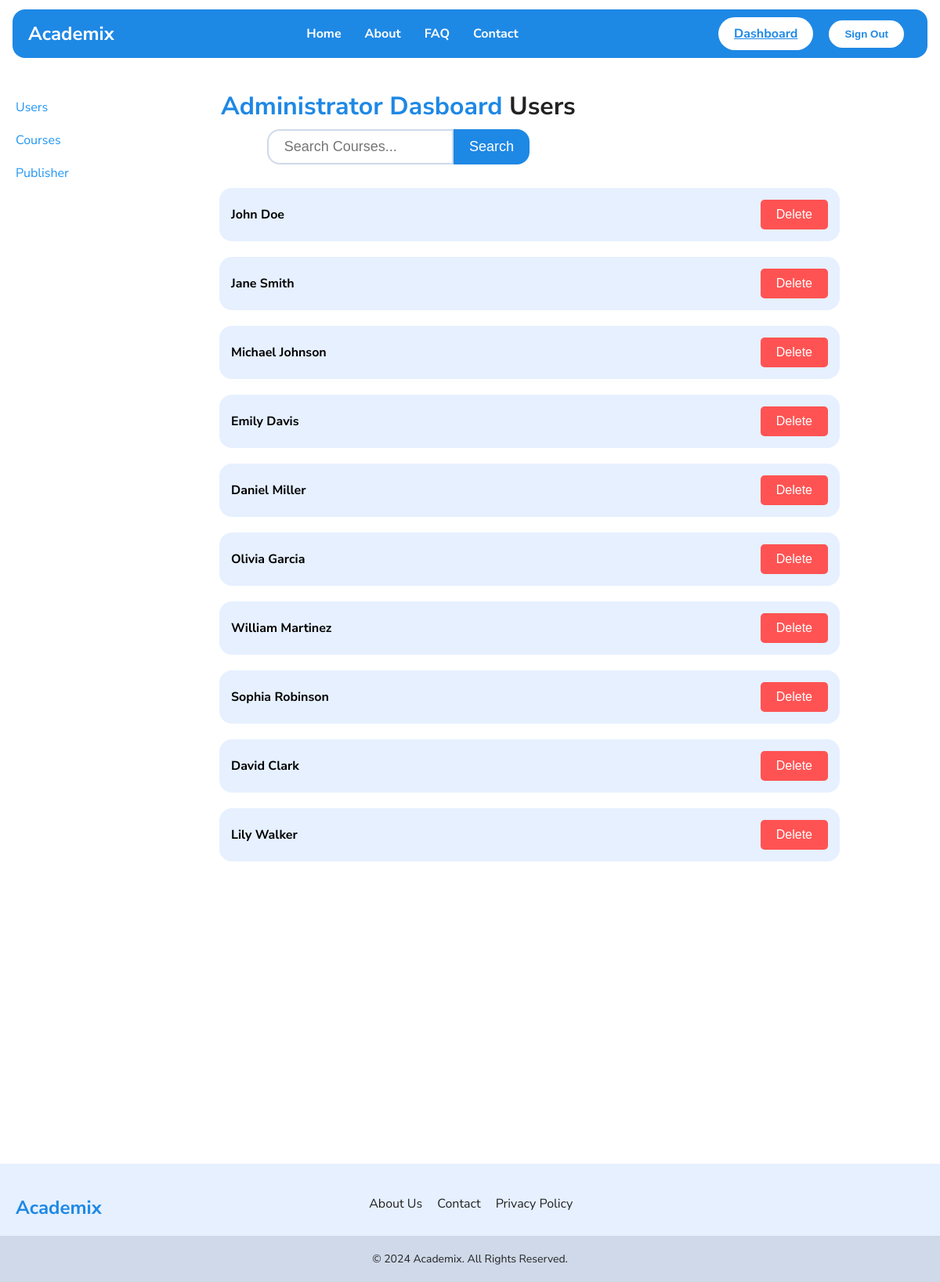
Page /admin/users (signed in) on the committed database.
### tables this page shows
CREATE TABLE users (
    user_id INT AUTO_INCREMENT,
    first_name VARCHAR(50),
    last_name VARCHAR(50),
    contact_no VARCHAR(15),
    date_of_birth DATE,
    highest_qualification VARCHAR(100),
    password VARCHAR(255),
    email VARCHAR(100),
    age INT,
    CONSTRAINT pk_user PRIMARY KEY (user_id)
);

### admin/users/index.php (the view, shortened to what this page needs)
<!DOCTYPE html>
<head>
    <?php
    include "../../utils/db.php";
    $search_query = isset($_GET['search']) ? $conn->real_escape_string($_GET['search']) : '';
    if (!empty($search_query)) {
        $sql = "SELECT * FROM users
        WHERE first_name LIKE '%$search_query%'
        OR last_name LIKE '%$search_query%'
        OR email LIKE '%$search_query%'";
    } else {
        $sql = "SELECT * FROM users";
    }
    $result = $conn->query($sql);
    ?>
    <link rel="stylesheet" href="../../styles/global.css">
    <link rel="stylesheet" href="../../styles/components.css">
    <link rel="stylesheet" href="../../styles/admin.css">
    <link rel="stylesheet" href="../../styles/components/search-bar.css">
    <link rel="stylesheet" href="../../styles/components/loader.css">
</head>
<body>
    <?php
    include "../../components/layout/header.php";
    ?>
    <div class="container">
        <nav class="sidebar">
            <ul>
                <li><a href="/admin/users">Users</a></li>
                <li><a href="/admin/courses">Courses</a></li>
                <li><a href="/admin/publishers">Publisher</a></li>
            </ul>
        </nav>
        <main>
            <h1 class="heading">
                Administrator Dasboard <span style="color: var(--app-text);">Users</span>
            </h1>
            <form action="" method="GET" class="search-bar search-bar-margin">
                <input type="text" id="search-input" name="search" placeholder="Search Courses..." value="<?= $search_query ?>">
                <button id="search-button" type="submit">Search</button>
            </form>
            <div class="user-list" id="user-list">
                <?php if ($result->num_rows > 0): ?>
                    <?php while ($row = $result->fetch_assoc()): ?>
                        <div class='user-box'>
                            <div class='user-item'>
                                <div>
                                    <p class='user-title'><?= $row['first_name'] . " " . $row['last_name'] ?></p>
                                </div>
                                <div class='user-container'>
                                    <form action="delete.php" method="POST" class="delete-form" style="display:inline;">
                                        <button type="submit" class="delete">Delete</button>
                                    </form>
                                </div>
                            </div>
                        </div>
                    <?php endwhile; ?>
                <?php else: ?>
                    <p>No courses found for your search.</p>
                <?php endif; ?>
            </div>
        </main>
    </div>
    <?php
    include "../../components/layout/footer.php";
    ?>
</body>
</html>

### styles/global.css (style rules this page uses)
body { margin: 0; font-family: 'Nunito Sans', system-ui, -apple-system, BlinkMacSystemFont, 'Segoe UI', Roboto, Oxygen, Ubuntu, Cantarell, 'Open Sans', 'Helvetica Neue', sans-serif; background-color: var(--app-bg); }
main { min-height: 80vh; padding: 20px; }

### styles/components.css (style rules this page uses)
.heading { color: var(--app-primary); margin: 0.5rem 0.75rem; }

### styles/admin.css (style rules this page uses)
* { margin: 0; padding: 0; box-sizing: border-box; }
.container { display: flex; }
.sidebar { width: 250px; background-color: var(--app-white); color: var(--app-primary); height: 175vh; padding: 20px; }
.sidebar ul { list-style: none; }
.sidebar ul li { margin: 20px 0; }
.sidebar ul li a { color: var(--app-secondary); text-decoration: none; }
.user-list { display: flex; flex-direction: column; width: 30vw; }
.user-box { margin: 10px; border-radius: 1rem; border: 0; width: 220%; background-color: var(--app-special); }
.user-item { font-weight: bold; display: flex; justify-content: space-between; align-items: center; padding: 15px; width: 100%; }
.user-container { display: flex; align-items: center; width: max-content; gap: 40px; height: 100%; justify-content: space-around; flex-direction: row; }
.delete { display: flex; background-color: var(--app-error); color: var(--app-white); border: none; padding: 10px 20px; text-align: center; text-decoration: none; font-size: 16px; cursor: pointer; border-radius: 5px; }

### styles/components/search-bar.css (style rules this page uses)
.search-bar { display: flex; width: 100%; display: flex; justify-content: center; }
.search-bar input { width: 50%; padding: 10px; padding-inline: 20px; border-radius: 1rem 0rem 0rem 1rem; border: 2px solid var(--app-mute); background-color: var(--app-white); font-size: large; }
#search-button { padding: 5px; cursor: pointer; background-color: var(--app-primary); color: var(--app-white); border: none; border-radius: 0rem 1rem 1rem 0rem; font-size: large; padding-inline: 20px; transition: var(--transition); }
.search-bar-margin { margin-bottom: 20px; }

### rows in the picture
users: first_name "John", last_name "Doe"
users: first_name "Jane", last_name "Smith"
users: first_name "Michael", last_name "Johnson"
users: first_name "Emily", last_name "Davis"
users: first_name "Daniel", last_name "Miller"
users: first_name "Olivia", last_name "Garcia"
users: first_name "William", last_name "Martinez"
users: first_name "Sophia", last_name "Robinson"
users: first_name "David", last_name "Clark"
users: first_name "Lily", last_name "Walker"

### other values in the picture
$auth_info[$role]['button'] "Dashboard"
